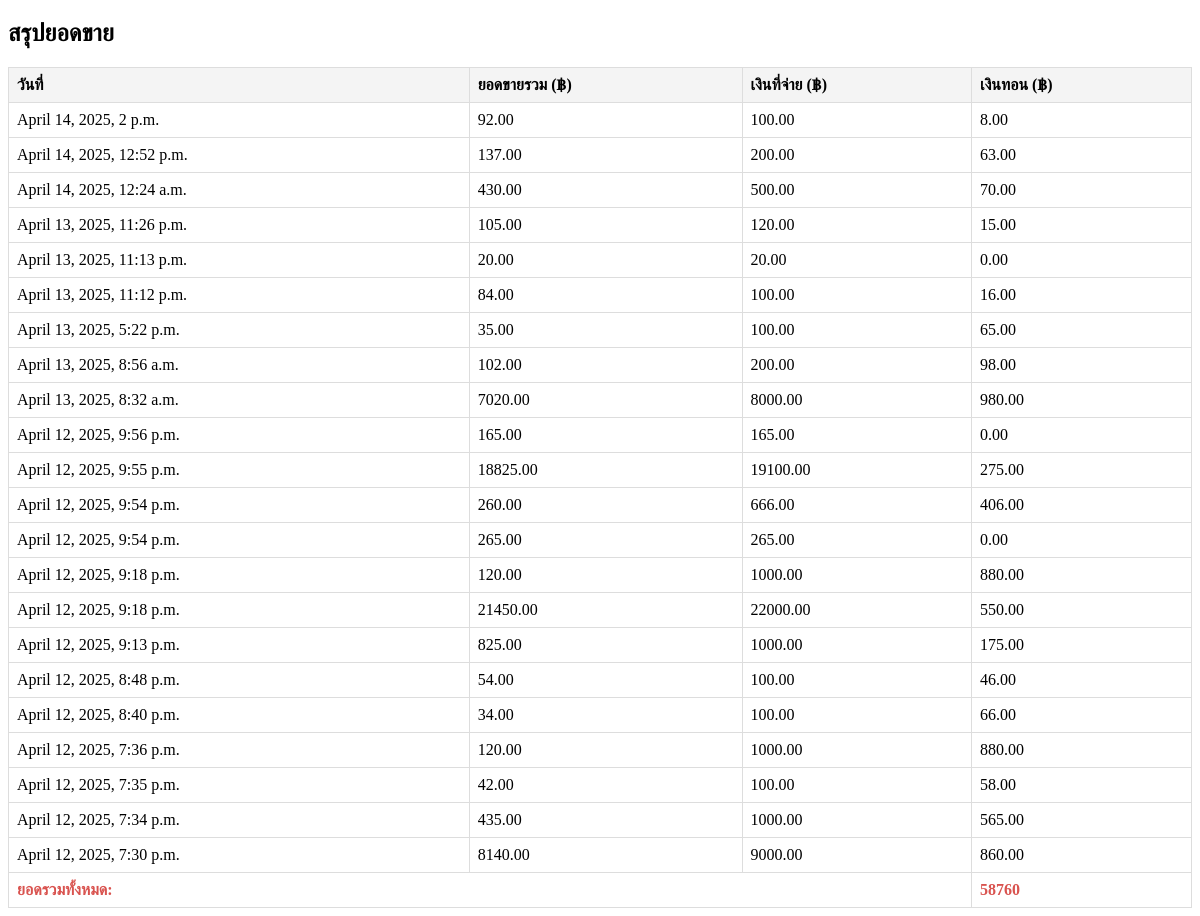
The page /Circulation1 on the database as committed earlier.
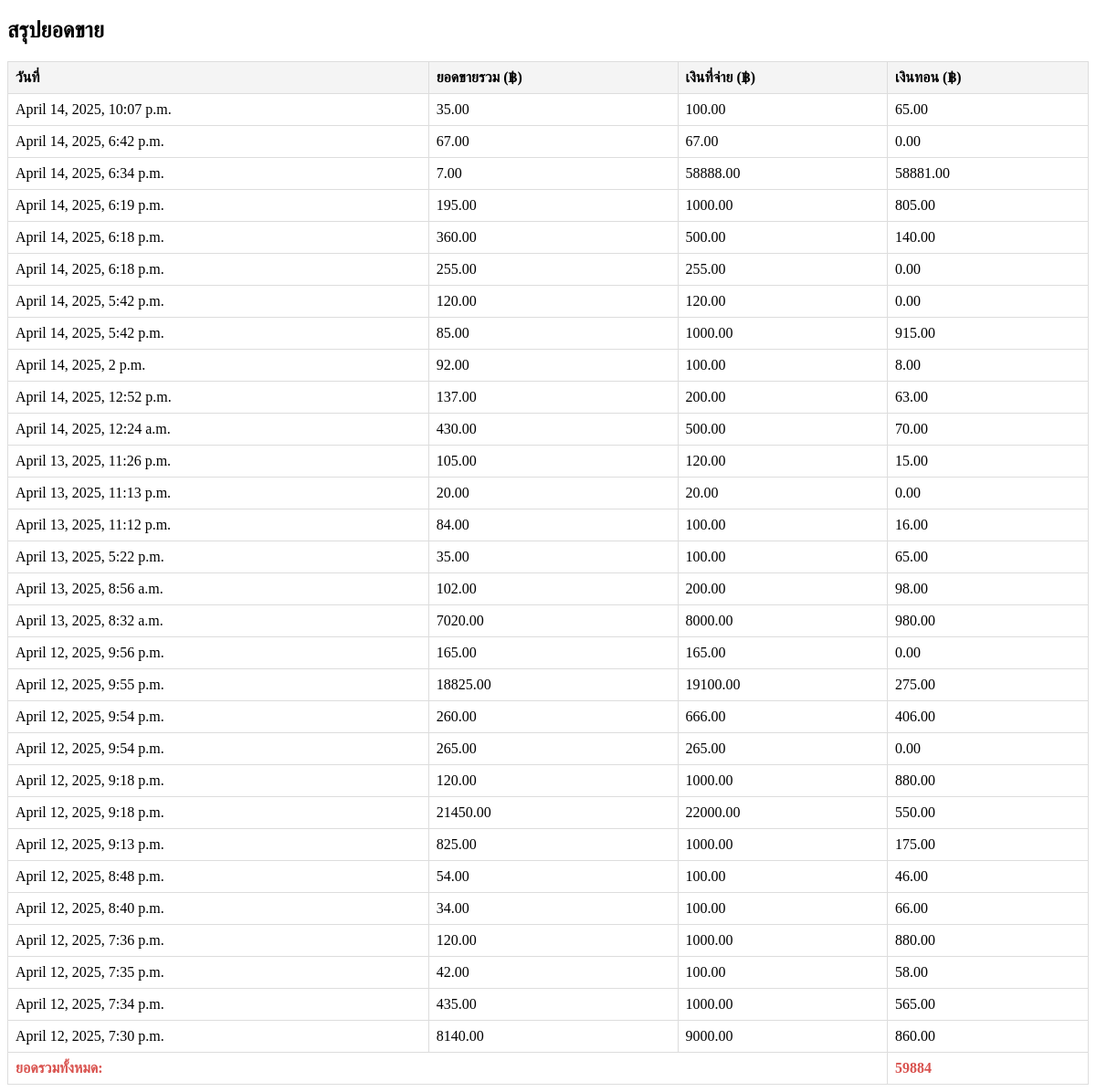
The same page on the database as committed later.
### Dashboard/models.py (models this page shows, shortened)
class SaleRecord(models.Model):
    total_amount = models.DecimalField(max_digits=10, decimal_places=2)
    entered_amount = models.DecimalField(max_digits=10, decimal_places=2)
    change = models.DecimalField(max_digits=10, decimal_places=2)
    timestamp = models.DateTimeField()
    Pofitprice = models.DecimalField(max_digits=10, decimal_places=2, default=0.00)
    stock_adjustments = models.JSONField()  # ใช้ JSONField สำหรับบันทึกข้อมูล Array
    cashier = models.ForeignKey(User, on_delete=models.CASCADE, null=True, blank=True, default=1)
    class Meta:
        verbose_name = "รายการสินค้าที่บันทึก"  # เปลี่ยนชื่อที่แสดงใน Admin
        verbose_name_plural = "บันทึกรายการสำหรับการขาย"  # ชื่อพหูพจน์ใน Admin

### DashboardUser/views.py (the view)
def Circulation3(request):
    filter_type = request.GET.get("filter", "year")  # ค่าเริ่มต้นเป็น "year"
    today = datetime.now()
    if filter_type == "day":
        start_date = today - timedelta(days=1)
    elif filter_type == "week":
        start_date = today - timedelta(weeks=1)
    elif filter_type == "month":
        start_date = today - timedelta(days=30)
    elif filter_type == "3months":
        start_date = today - timedelta(days=90)
    elif filter_type == "6months":
        start_date = today - timedelta(days=180)
    else:  # "year"
        start_date = today - timedelta(days=365)
    records1 = SaleRecord.objects.filter(timestamp__gte=start_date).order_by('-timestamp')
    total_sum = records1.aggregate(total=Sum("total_amount"))["total"] or 0
    return render(request, "Circulation1.html", {
        "records1": records1,
        "total_sum": total_sum,
        "filter_type": filter_type  # ส่งค่า filter_type ไปยัง template
    })

### DashboardUser/templates/Circulation1.html (shortened to what this page needs)
<!DOCTYPE html>
{% load humanize %}
{% load static %}
<html>
    <head>
        <link rel="stylesheet" href="">
    </head>
   <body>
    <h2>สรุปยอดขาย</h2>
    <table>
        <thead>
            <tr>
                <th>วันที่</th>
                <th>ยอดขายรวม (฿)</th>
                <th>เงินที่จ่าย (฿)</th>
                <th>เงินทอน (฿)</th>
            </tr>
        </thead>
        <tbody>
            {% for record in records1 %}
            <tr>
                <td>{{ record.timestamp }}</td>
                <td>{{ record.total_amount }}</td>
                <td>{{ record.entered_amount }}</td>
                <td>{{ record.change }}</td>
            </tr>
            {% endfor %}
        </tbody>
        <tfoot>
            <tr>
                <td colspan="3" class="total">ยอดรวมทั้งหมด:</td>
                <td class="total">{{ total_sum }}</td>
            </tr>
        </tfoot>
    </table>
</body>
</html>

### DashboardUser/templates/Circulation1.html (style rules this page uses)
table { width: 100%; border-collapse: collapse; margin-top: 20px; }
th, td { border: 1px solid #ddd; padding: 8px; text-align: left; }
th { background-color: #f4f4f4; }
.total { font-weight: bold; color: #d9534f; }

Rows that differ between the two databases and show on the page:
added SaleRecord: timestamp "April 14, 2025, 10:07 p.m.", total_amount "35.00", entered_amount "100.00", change "65.00"
added SaleRecord: timestamp "April 14, 2025, 6:42 p.m.", total_amount "67.00", entered_amount "67.00", change "0.00"
added SaleRecord: timestamp "April 14, 2025, 6:34 p.m.", total_amount "7.00", entered_amount "58888.00", change "58881.00"
added SaleRecord: timestamp "April 14, 2025, 6:19 p.m.", total_amount "195.00", entered_amount "1000.00", change "805.00"
added SaleRecord: timestamp "April 14, 2025, 6:18 p.m.", total_amount "360.00", entered_amount "500.00", change "140.00"
added SaleRecord: timestamp "April 14, 2025, 6:18 p.m.", total_amount "255.00", entered_amount "255.00", change "0.00"
added SaleRecord: timestamp "April 14, 2025, 5:42 p.m.", total_amount "120.00", entered_amount "120.00", change "0.00"
added SaleRecord: timestamp "April 14, 2025, 5:42 p.m.", total_amount "85.00", entered_amount "1000.00", change "915.00"
Other text that changed with them:
{{ total_sum }}: "58760" → "59884"
